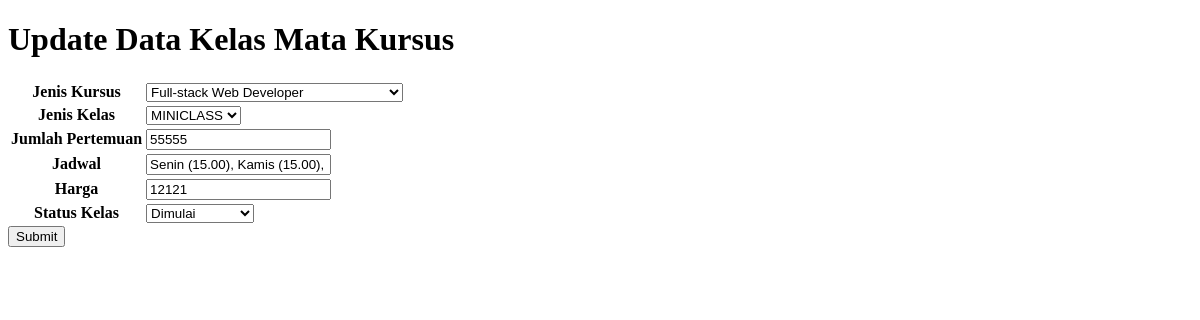
Before: /updatekelasmatakursus/23 with the older database file.
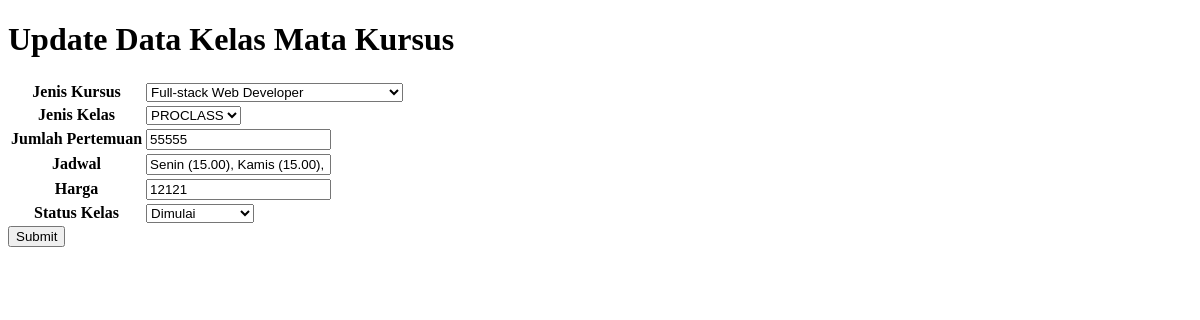
After: the same page with the newer database file.
### app/models.py (models this page shows, shortened)
class Kelas_Mata_Kursus(models.Model):
    Id_Kelas_Mata_Kursus = models.AutoField(primary_key=True)
    Jenis_Kursus = models.CharField(max_length=70)
    Jenis_Kelas = models.CharField(max_length=50)
    Jumlah_Pertemuan = models.PositiveIntegerField()
    Jadwal = models.CharField(max_length=100)
    Harga = models.PositiveIntegerField()
    Status_Kelas = models.CharField(max_length=30)

### app/views.py (the view, shortened to what this page needs)
# urls.py: path('updatekelasmatakursus/<str:id>', views.updatekelasmatakursus,name='updatekelasmatakursus'),
def updatekelasmatakursus(request,id):
    kelasmatakursusobj = models.Kelas_Mata_Kursus.objects.get(Id_Kelas_Mata_Kursus=id)
    if request.method == "GET" :
        return render(request, 'updatekelasmatakursus.html', {
            'Kelas_Mata_Kursus' : kelasmatakursusobj,
        })

### app/templates/updatekelasmatakursus.html (shortened to what this page needs)
<!DOCTYPE html>
<html lang="en">
<head>
</head>
<body>
    <h1>Update Data Kelas Mata Kursus</h1>
    <form action="" method="post">
        <table>
            <tr>
                <th>Jenis Kursus</th>
                <td>
                    <select name="JenisKursus" id="">
                        <option value="Full-stack Web Developer">Full-stack Web Developer</option>
                    </select>
                </td>
            </tr>
            <tr>
                <th>Jenis Kelas</th>
                <td>
                    <select name="JenisKelas" id="">
                        {%if Kelas_Mata_Kursus.Jenis_Kelas == "PROCLASS" %}
                        <option selected value="PROCLASS">PROCLASS</option>
                        {% else %}
                        <option selected value="MINICLASS">MINICLASS</option>
                        {% endif %}
                    </select>
                </td>
            </tr>
            <tr>
                <th>Jumlah Pertemuan</th>
                <td>
                    <input type="number" name="JumlahPertemuan" value="{{Kelas_Mata_Kursus.Jumlah_Pertemuan}}">
                </td>
            </tr>
            <tr>
                <th>Jadwal</th>
                <td>
                    <input type="text" name="Jadwal" value="{{Kelas_Mata_Kursus.Jadwal}}">
                </td>
            </tr>
            <tr>
                <th>Harga</th>
                <td>
                    <input type="number" name="Harga" value="{{Kelas_Mata_Kursus.Harga}}">
                </td>
            </tr>
            <tr>
                <th>Status Kelas</th>
                <td>
                    <select name="StatusKelas" id="">
                        {%if Kelas_Mata_Kursus.Status_Kelas == "Belum Dimulai"%}
                        <option selected value="Belum Dimulai">Belum Dimulai</option>
                        <option value="Dimulai">Dimulai</option>
                        {% else %}
                        <option selected value="Dimulai">Dimulai</option>
                        {% endif %}
                    </select>
                </td>
            </tr>
        </table>
        <button type="submit">Submit</button>
    </form>
</body>
</html>

Changed rows visible on the page:
changed Kelas_Mata_Kursus "Senin (15.00), Kamis (15.00), Sabtu (13.00)": JenisKelas "MINICLASS" → "PROCLASS"
